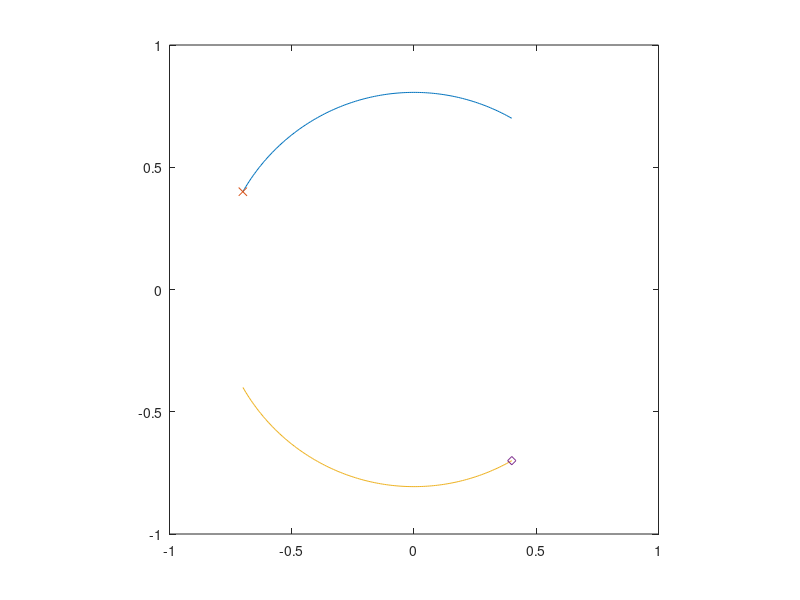

Here is the MATLAB script that generated this plot: (Note: this script raises an error after producing the figure.)
% Test the calculation of the sensorless filter

tht = 0:0.01:pi/2 ;
s = sin(tht) ; c = cos(tht) ; 
alpha =  0.4 ; beta = -0.7 ; 
d1 = alpha * s + beta * c ; 
q1 = alpha * c - beta * s ; 
d2 =  alpha * c + beta * s ; 
q2 = -alpha * s + beta * c ; 

figure(2) ; clf ; 
plot( d1 , q1 , d1(1) , q1(1) , 'x' ) ; 
hold on
plot( d2 , q2 , d2(1) , q2(1),'d' ) ; 
set ( gca , 'xlim',[-1,1] , 'ylim',[-1,1]) ; 
axis square



tht = r.ThetaElect * 2*pi ; 

c = struct('sqrt3',sqrt(3) ) ; 
ClaState = struct('s',sin(tht),'c',cos(tht) ) ; 

    ClaState.c120 = -0.5 * ( ClaState.c + ClaState.s * c.sqrt3 ) ;
    ClaState.c240 = -0.5 * ( ClaState.c - ClaState.s * c.sqrt3 ) ;
    ClaState.s120 = -0.5 * ( ClaState.s - ClaState.c * c.sqrt3 ) ;
    ClaState.s240 = -0.5 * ( ClaState.s + ClaState.c * c.sqrt3 ) ;
    
%     figure(1) ; clf 
%     plot( tht,  ClaState.s120 + 0.1 , tht , sin(tht +2 * pi / 3 )) ;
PhaseCur0 = r.SLessDataI0 ; 
PhaseCur1 = r.SLessDataI1 ; 
PhaseCur2 = r.SLessDataI2 ; 

ClaState.Iq = 2/3*(PhaseCur0 .* ClaState.c + PhaseCur1 .* ClaState.c120 + PhaseCur2 .* ClaState.c240) ;
ClaState.Id = 2/3*(PhaseCur0 .* ClaState.s + PhaseCur1 .* ClaState.s120 + PhaseCur2 .* ClaState.s240) ;

IAlpha = 0.666666  * (PhaseCur0 - 0.5  * (PhaseCur1 + PhaseCur2));
IBeta  = 0.577350269189626  * (PhaseCur1 - PhaseCur2);
Id2 =   ClaState.s  .* IAlpha + ClaState.c  .* IBeta ; 
Iq2 =   ClaState.c  .* IAlpha - ClaState.s  .* IBeta ; 

tht2 = r.SlessThetaEst * 2*pi ; 
c2 = cos(tht2) ; s2 = sin(tht2) ; 
ido =  c2  .* IAlpha - s2  .* IBeta ; 
iqo =  s2  .* IAlpha + c2  .* IBeta ; 


figure(1) ; clf 
subplot(3,1,1) ; 
plot( tht , ClaState.Iq , tht , ClaState.Id ) 
subplot(3,1,2) ; 
plot( tht , Iq2 , tht , Id2 ) 
subplot(3,1,3) ; 
plot( tht , iqo , tht , ido ) 

